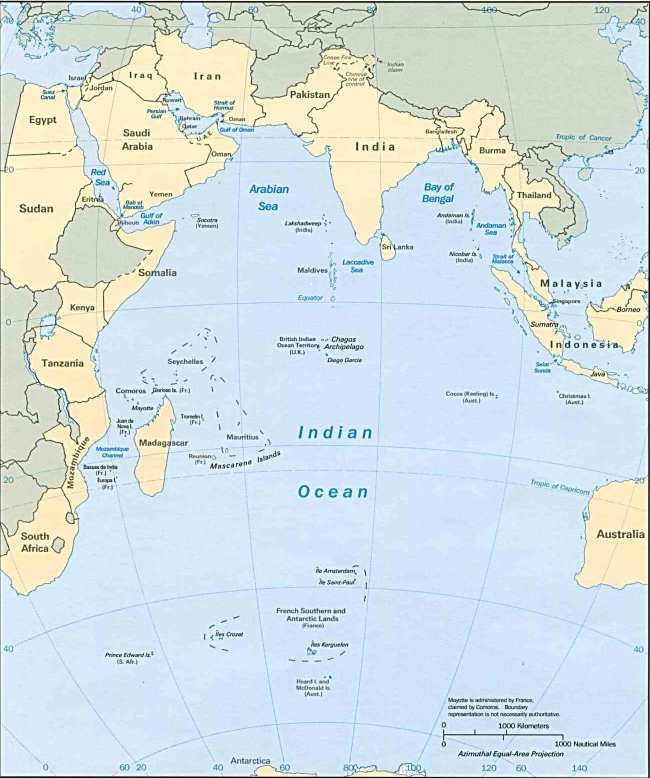
#> input picture indianoceanarea.jpg, 1300 x 1555 px (shown at 1/2 size)
$ python sandbox.py
#> lines starting #> are read from the running program, lines starting #| are printed output that depends on the picture
import os
import random
from PIL import Image, ImageDraw, ImageFont
import requests
from io import BytesIO
from moviepy import ImageClip, concatenate_videoclips, ColorClip, AudioFileClip
import numpy as np # Import numpy
from addAudio import fish_audio

# --- Configuration (rest remains the same) ---
OUTPUT_FOLDER = "instagram_fish_videos"
BACKGROUND_IMAGE_PATH = "indianoceanarea.jpg"
FONT_PATH = "/Library/Fonts/Arial.ttf" # Update this to your font file path
MUSIC_FILE_PATH = "music.mp3"
SIZE_LARGE = 70
TEXT_COLOR = (255, 255, 255) # White
STROKE_COLOR = (0, 0, 0) # Black
VIDEO_WIDTH = 1080 # Instagram Post Width (1:1 aspect ratio)
VIDEO_HEIGHT = 1920 # Instagram Post Height
FPS = 30 # Frames per second

GUESS_SEGMENT_DURATION = 5 # seconds
LOSE_SEGMENT_DURATION = 4 # seconds

# --- Simplified Fish Database (rest remains the same) ---
FISH_DATABASE = {
    "Abalistes Stellatus": "https://www.fishi-pedia.com/wp-content/uploads/2025/01/Abalistes-stellatus-e1736937646832-725x483.jpg",
}

# --- Helper Functions (remain the same) ---
def download_image(url):
    """Downloads an image from a URL and returns it as a PIL Image object."""
    try:
        response = requests.get(url, timeout=10) # Added timeout for robustness
        response.raise_for_status() # Raise an HTTPError for bad responses (4xx or 5xx)
        img = Image.open(BytesIO(response.content))
        return img.convert("RGBA") # Ensure RGBA for proper pasting with alpha
    except requests.exceptions.RequestException as e:
        print(f"Error downloading image from {url}: {e}")
        return None
    except IOError as e:
        print(f"Error opening image data from {url}: {e}")
        return None
    except Exception as e:
        print(f"An unexpected error occurred while processing image from {url}: {e}")
        return None

def create_frame_image(text, font, text_position_y_ratio, fish_img=None, background_img=None):
    """
    Creates a single PIL Image frame with background, text, and optional fish image.
    """

    frame = Image.new('RGB', (VIDEO_WIDTH, VIDEO_HEIGHT), color = (0, 0, 0)) # Fallback to black
    draw = ImageDraw.Draw(frame)

    # Calculate text position
    bbox = draw.textbbox((0, 0), text, font=font)
    text_width = bbox[2] - bbox[0]
    # text_height = bbox[3] - bbox[1] # Not directly used for Y as we use ratio

    text_x = (VIDEO_WIDTH - text_width) / 2
    text_y = int(VIDEO_HEIGHT * text_position_y_ratio - 300)

    draw.text((text_x, text_y), text, font=font, fill=TEXT_COLOR, stroke_width=2, stroke_fill=STROKE_COLOR)

    # Overlay fish image if provided
    if fish_img:
        # Resize fish image to fit within the frame, maintaining aspect ratio
        max_fish_width = int(VIDEO_WIDTH * 0.9) # 90% of video width
        max_fish_height = int(VIDEO_HEIGHT * 0.8) # 70% of video height (leaving room for text)

        # Create a mutable copy and resize
        fish_img_copy = fish_img.copy()
        fish_img_copy.thumbnail((max_fish_width, max_fish_height), Image.Resampling.LANCZOS)
        fish_width, fish_height = fish_img_copy.size

        # Position fish image (e.g., centered horizontally, below top text)
        print(fish_width)
        fish_x = (VIDEO_WIDTH - fish_width) // 2
        fish_y = int(VIDEO_HEIGHT * 0.35) # Adjust as needed to position below top text

        # Paste with mask for transparency if fish_img has alpha channel
        frame.paste(fish_img_copy, (fish_x, fish_y), fish_img_copy if fish_img_copy.mode == 'RGBA' else None)

    return frame

# --- Main Video Generation Logic ---

def generate_instagram_video():
    # Create output folder if it doesn't exist
    os.makedirs(OUTPUT_FOLDER, exist_ok=True)

    # Load background image
    try:
        background_img = Image.open(BACKGROUND_IMAGE_PATH).resize((VIDEO_WIDTH, VIDEO_HEIGHT)).convert("RGB")
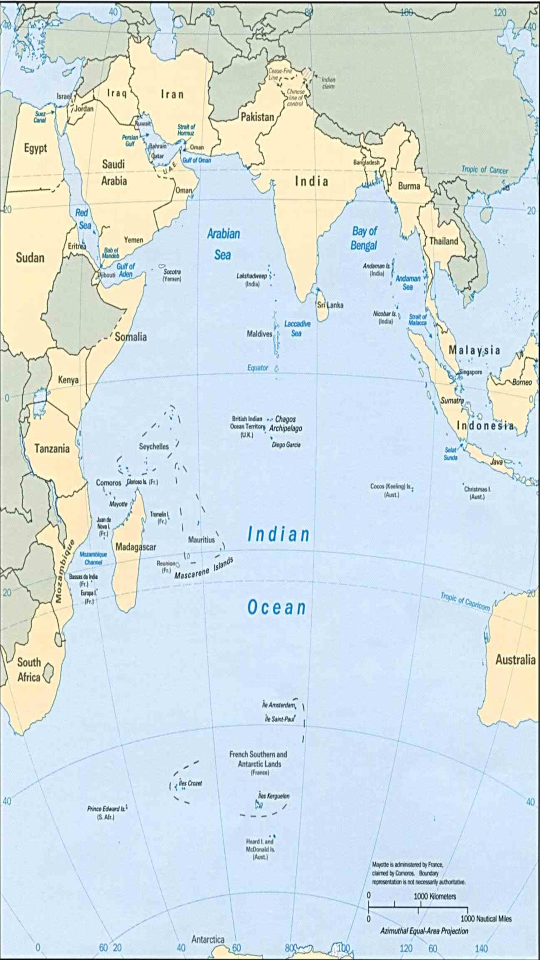
#> background_img: PIL image 1080x1920 RGB (shown at 1/2 size); mean R, G, B 210.8, 223.6, 227.2
    except FileNotFoundError:
        print(f"Error: Background image not found at {BACKGROUND_IMAGE_PATH}. Using a solid black background as fallback.")
        background_img = Image.new('RGB', (VIDEO_WIDTH, VIDEO_HEIGHT), color = (0, 0, 0)) # Fallback to black

    # Try to load fonts
    try:
        font_large = ImageFont.truetype(FONT_PATH, SIZE_LARGE)

    except IOError:
        print("running")
        print(f"Warning: Font file not found at {FONT_PATH}. Using default PIL font. Text might look different.")
        font_large = ImageFont.load_default()

    # Randomly select a fish
    selected_fish_name = random.choice(list(FISH_DATABASE.keys()))
    fish_image_url = FISH_DATABASE[selected_fish_name]

    print(f"Selected fish for this video: {selected_fish_name}")
    print(f"Attempting to download image from: {fish_image_url}")

    fish_img = download_image(fish_image_url)

    if not fish_img:
        print("Failed to download fish image. Cannot proceed with video generation.")
        return

    video_clips = []

    # --- Create "Guess the fish" segment ---
    print("Creating 'Guess the fish' segment...")
    guess_text = "Pick a fish in the Indian Ocean"
    guess_frame_pil = create_frame_image(guess_text, font_large, 0.4, background_img) # Text at 10% from top
    # Convert PIL Image to NumPy array for moviepy
    guess_frame_np = np.array(guess_frame_pil)
    guess_clip = ImageClip(guess_frame_np, duration=GUESS_SEGMENT_DURATION).with_fps(FPS) # Removed 'size' keyword
    video_clips.append(guess_clip)

    # --- Create "If you guessed BLANK you lose" segment ---
    print("Creating 'You lose' segment...")
    lose_text = f"If you picked {selected_fish_name}\nyou lose"
    lose_frame_pil = create_frame_image(lose_text, font_large, 0.4, fish_img) # Text centered (roughly 40% from top)
    # Convert PIL Image to NumPy array for moviepy
    lose_frame_np = np.array(lose_frame_pil)
    lose_clip = ImageClip(lose_frame_np, duration=LOSE_SEGMENT_DURATION).with_fps(FPS) # Removed 'size' keyword
    video_clips.append(lose_clip)

    # --- Concatenate clips and write final video ---
    print("Concatenating clips and writing final video...")
    final_clip = concatenate_videoclips(video_clips)
    output_video_path = os.path.join(OUTPUT_FOLDER, "instagram_fish_game_video.mp4")


    try:
        final_clip.write_videofile(
            output_video_path,
            fps=FPS,
            codec="libx264", # H.264 codec, widely supported
            audio_codec="aac", # AAC audio codec (even without audio, good practice)
            bitrate="5000k", # Adjust bitrate for quality vs. file size (e.g., 5000k for good quality)
            preset="medium", # Encoding preset (ultrafast, superfast, fast, medium, slow, slower, veryslow)
            threads=os.cpu_count() or 4 # Use all available CPU cores or default to 4
        )
        print(f"\nVideo generated successfully at: {output_video_path}")
        print("You can now upload this MP4 to Instagram!")
    except Exception as e:
        print(f"\nError generating video with moviepy: {e}")
        print("Please ensure FFmpeg is installed and accessible in your system's PATH.")
        print("You can test FFmpeg by typing 'ffmpeg -version' in your terminal.")

    fish_audio(f"{OUTPUT_FOLDER}/instagram_fish_game_video.mp4", MUSIC_FILE_PATH, "instagram_fish_game.mp4")

# --- Run the script ---
if __name__ == "__main__":
    generate_instagram_video()
#> (the call stopped at in download_image, `response = requests.get(url, timeout=10)`: the network is not available in this run)
